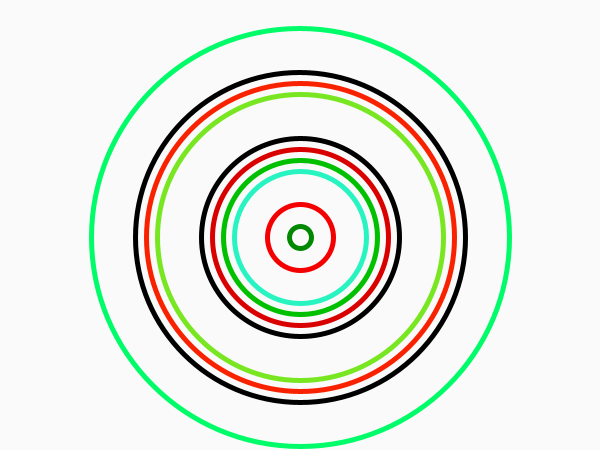
Frame 1 (no input)
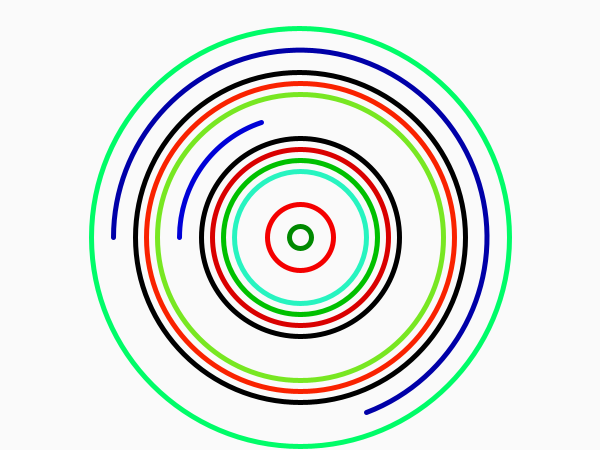
Frame 60 (the mouse pressed at the canvas centre just before this capture)
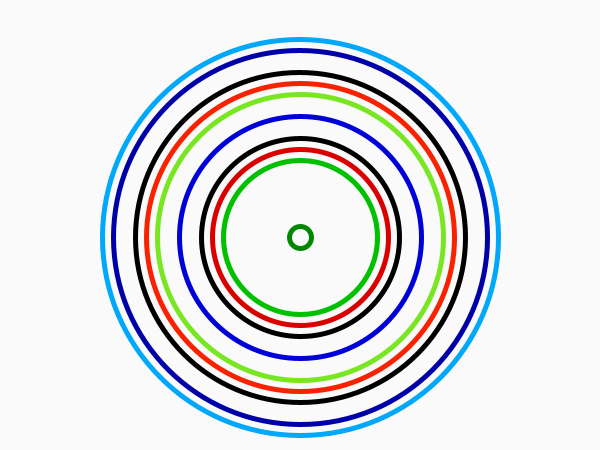
Frame 120 (the mouse held since frame 60 and released just before this capture)

The Processing sketch that drew these frames (run headless with seeded random() and noise(); from frame 60 on, the mouse is pressed at the canvas centre):

// Processing sketch: processing_181155
// ── processing_181155.pde

int num =20;
float step, sz, offSet, theta, angle;
 
void setup() {
  size(600, 450);
  strokeWeight(5);
  step = 22;
}
 
void draw() {
  background(250);
  translate(width/2, height*.75);
  angle=0;
  for (int i=0; i<num; i++) {
    //stroke((255-i)%100,(255*i)%100,(cos(i)*255)%100);
    stroke((cos((i*i)-i)*255)%255,(cos(i)*255)%255,(cos(i+1)*255)%255);
    noFill();
    sz = i*step;
    float offSet = PI/sin(i)/i;
    float arcEnd = map(tan(theta+offSet)*i-cos(theta-offSet),-1,1, TWO_PI-i, (TWO_PI*PI)-i);
    arc(0, -100, sz, sz, PI, arcEnd);
  }
  colorMode(RGB);
  resetMatrix();
  theta += .0523;
  theta += 0.005;
}
